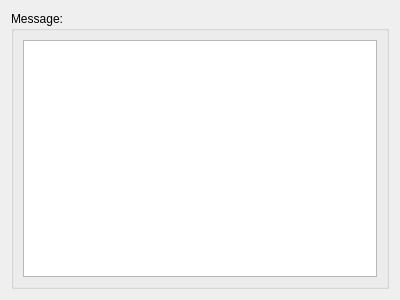
<?xml version="1.0" encoding="UTF-8"?>
<ui version="4.0">
 <class>Dialog</class>
 <widget class="QDialog" name="Dialog">
  <property name="geometry">
   <rect>
    <x>0</x>
    <y>0</y>
    <width>400</width>
    <height>300</height>
   </rect>
  </property>
  <property name="windowTitle">
   <string>View Channel Message</string>
  </property>
  <layout class="QGridLayout" name="gridLayout">
   <item row="0" column="0">
    <layout class="QVBoxLayout" name="verticalLayout">
     <item>
      <widget class="QGroupBox" name="groupBox">
       <property name="title">
        <string>Message:</string>
       </property>
       <layout class="QGridLayout" name="gridLayout_2">
        <item row="0" column="0">
         <widget class="QPlainTextEdit" name="plainTextEdit">
          <property name="lineWrapMode">
           <enum>QPlainTextEdit::NoWrap</enum>
          </property>
          <property name="readOnly">
           <bool>true</bool>
          </property>
         </widget>
        </item>
       </layout>
      </widget>
     </item>
    </layout>
   </item>
  </layout>
 </widget>
 <resources/>
 <connections/>
</ui>
